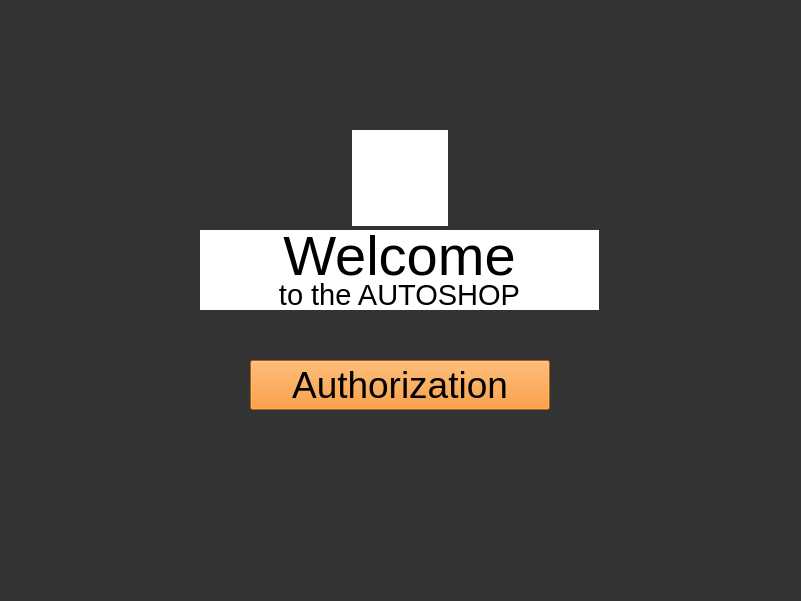
   <widget class="QWidget" name="entrancePage">
    <property name="styleSheet">
     <string notr="true">background-color: rgb(51, 51, 51);
</string>
    </property>
    <widget class="QWidget" name="widget" native="true">
     <property name="geometry">
      <rect>
       <x>200</x>
       <y>100</y>
       <width>400</width>
       <height>361</height>
      </rect>
     </property>
     <property name="focusPolicy">
      <enum>Qt::NoFocus</enum>
     </property>
     <property name="styleSheet">
      <string notr="true">background-image: url(:/entrancePHO.png);</string>
     </property>
    </widget>
    <widget class="QPushButton" name="exitButton">
     <property name="geometry">
      <rect>
       <x>740</x>
       <y>540</y>
       <width>52</width>
       <height>52</height>
      </rect>
     </property>
     <property name="styleSheet">
      <string notr="true">background-image: url(:/exitIcon.png);</string>
     </property>
     <property name="text">
      <string/>
     </property>
     <property name="flat">
      <bool>true</bool>
     </property>
    </widget>
    <widget class="QLabel" name="label">
     <property name="geometry">
      <rect>
       <x>200</x>
       <y>230</y>
       <width>399</width>
       <height>51</height>
      </rect>
     </property>
     <property name="font">
      <font>
       <pointsize>42</pointsize>
       <italic>false</italic>
       <bold>false</bold>
      </font>
     </property>
     <property name="styleSheet">
      <string notr="true">font: 42pt &quot;Bauhaus 93&quot;;
background-color: rgb(255, 255, 255);</string>
     </property>
     <property name="text">
      <string>Welcome</string>
     </property>
     <property name="alignment">
      <set>Qt::AlignCenter</set>
     </property>
    </widget>
    <widget class="QPushButton" name="authorizationButton">
     <property name="geometry">
      <rect>
       <x>250</x>
       <y>360</y>
       <width>300</width>
       <height>50</height>
      </rect>
     </property>
     <property name="font">
      <font>
       <pointsize>28</pointsize>
       <italic>false</italic>
       <bold>false</bold>
      </font>
     </property>
     <property name="styleSheet">
      <string notr="true">background-color: rgb(240, 130, 19);
font: 28pt &quot;Bauhaus 93&quot;;</string>
     </property>
     <property name="text">
      <string>Authorization</string>
     </property>
    </widget>
    <widget class="QLabel" name="label_2">
     <property name="geometry">
      <rect>
       <x>200</x>
       <y>280</y>
       <width>399</width>
       <height>30</height>
      </rect>
     </property>
     <property name="font">
      <font>
       <pointsize>22</pointsize>
       <italic>false</italic>
       <bold>false</bold>
      </font>
     </property>
     <property name="styleSheet">
      <string notr="true">background-color: rgb(255, 255, 255);
font: 22pt &quot;Bauhaus 93&quot;;</string>
     </property>
     <property name="text">
      <string>to the AUTOSHOP</string>
     </property>
     <property name="alignment">
      <set>Qt::AlignCenter</set>
     </property>
    </widget>
    <widget class="QWidget" name="widget_2" native="true">
     <property name="geometry">
      <rect>
       <x>352</x>
       <y>130</y>
       <width>96</width>
       <height>96</height>
      </rect>
     </property>
     <property name="styleSheet">
      <string notr="true">background-color: rgb(255, 255, 255);
background-image: url(:/car.png);</string>
     </property>
    </widget>
   </widget>
